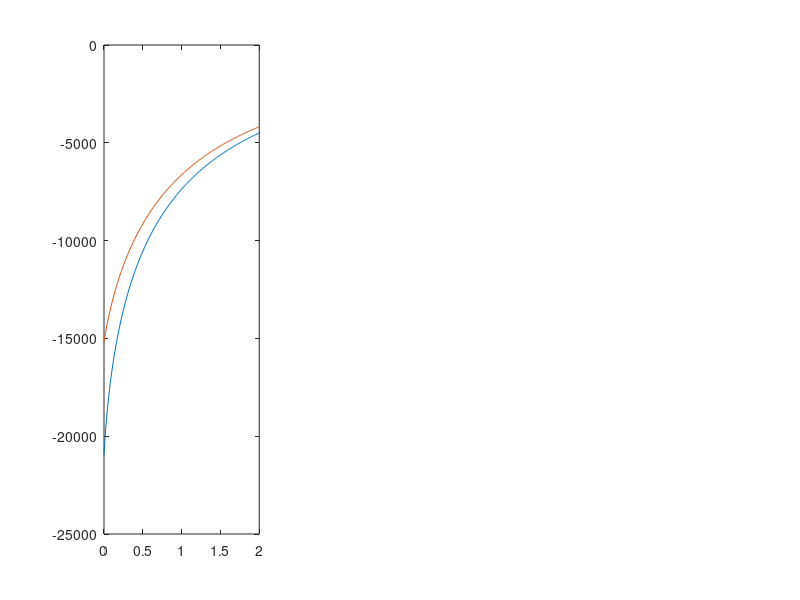

This chart was generated by the following MATLAB code: (Note: this script raises an error after producing the figure.)
%% Set parameters
clc
clear 
lambda = 0.05;
gamma = 2.5;

rho = 0.018;
r = 0.01;

% grids
Na = 200;
amin=0.0;
amax=2.0;
agrid = linspace(amin,amax,Na)';
Da = agrid(2)-agrid(1);

w =0.01;
z = [1 3];
ygrid = w*z;
Ny=length(ygrid);

% create matrices for the states to make some stuff easier
aa = agrid * ones(1,Ny);
yy = ones(Na,1)*ygrid;

% set the utility functions and it's derivative
util = @(c,gamma) c.^(1-gamma)/(1-gamma);
uprime = @(c,gamma) c.^(-gamma);
uprimeinv = @(dV,gamma) dV.^(-1/gamma);
bc = @(c,y,a) y - c + r*a ;


% numerical parameters
maxit = 15;
crit = 10^(-4);
Delta = 1000;

% preallocate some variables
dVf = zeros(Na,Ny);
dVb = zeros(Na,Ny);
dV0 = zeros(Na,Ny);
cf = zeros(Na,Ny);
cb = zeros(Na,Ny);
c0 = zeros(Na,Ny);
adotf = zeros(Na,Ny);
adotb = zeros(Na,Ny);
If = false(Na,Ny);
Ib = false(Na,Ny);
I0 = false(Na,Ny);

% initial guess (present value of staying put forever)
V0 =util(r.*aa + yy,gamma)/rho;
Vnew = V0;

%%
for n=1:maxit
    %disp(sprintf('Starting iteration %d',n))
    V = Vnew;
    for iy=1:Ny
        dVf(1:Na-1,iy) = (V(2:Na,iy) - V(1:Na-1,iy))/Da;
        dVb(2:Na,iy) = (V(2:Na,iy) - V(1:Na-1,iy))/Da;
        
        % End point corrections, only the first is important
        dVb(1,iy) = uprime(ygrid(iy) + r*amin,gamma);
        dVf(Na,iy) = uprime(ygrid(iy) + r*amax,gamma); 

        cf(:,iy) = uprimeinv(dVf(:,iy),gamma) ;
        cb(:,iy) = uprimeinv(dVb(:,iy),gamma) ;
        adotf(:,iy) = bc(cf(:,iy),ygrid(iy),agrid);
        adotb(:,iy) = bc(cb(:,iy),ygrid(iy),agrid);
        
        c0(:,iy) = ygrid(iy) + r*agrid;
        dV0(:,iy) = uprime(c0(:,iy),gamma);
        
        If(:,iy) = adotf(:,iy)>0; %10^(-6);
        Ib(:,iy) = adotb(:,iy)<0; %-10^(-6);
        % I0(:,iy) = 1 - If(:,iy) - Ib(:,iy); (Using this line you instead
        % of the line outside the loop can lead to imaginary numbers, no
        % idea why...
    end
    I0 = (1-If-Ib);
    
   
    dVupwind = (dVf.*If + dVb.*Ib + dV0.*I0);
    c = uprimeinv(dVupwind,gamma);
    adot = bc(c,yy,aa);
    u = util(c,gamma);
    
    % Construct the A matrixIb
    Xvec = - Ib.*adotb/Da;
    Yvec = Ib.*adotb/Da - If.*adotf/Da - lambda;
    Zvec = If.*adotf/Da;
    
    
    A1block = spdiags(Yvec(:,1),0,Na,Na) + spdiags(Xvec(2:Na,1),-1,Na,Na) + spdiags([0;Zvec(1:Na-1,1)],1,Na,Na);
    A2block = spdiags(Yvec(:,2),0,Na,Na) + spdiags(Xvec(2:Na,2),-1,Na,Na) + spdiags([0;Zvec(1:Na-1,2)],1,Na,Na);
    lambdablock = lambda*speye(Na,Na);
    A = [A1block,lambdablock; lambdablock, A2block];
    
    B = (rho + 1/Delta)*speye(2*Na) - A;
    
    ustack = [u(:,1); u(:,2)];
    Vstack = [V(:,1); V(:,2)];
    
    b = ustack + Vstack/Delta;
    Vstack = B\b ;
    Vnew = [Vstack(1:Na), Vstack(Na+1:2*Na)];
    
    diff = max(max(abs(Vnew - V)));
    if diff<crit
        fprintf('Value function converged on iteration %d, distance %f \n',n,diff);
        diff
        break
    end
end
V=Vnew;

It = If + Ib;



%% Distribution
AT= A';
tempvec = zeros(Na*2,1);

% Need to hack one value so that it's not singular
ihack = 1;
tempvec(ihack) = 0.1;
row = zeros(1,Na*2);
row(ihack) = 1;
AT(ihack,:) = row;

gstack = AT\tempvec;
gmass = ones(1,2*Na)*gstack*Da;
gstack = gstack/gmass;

g = [gstack(1:Na), gstack(Na+1:2*Na)];
%% Next lets plot the results

figure(1)
subplot(1,3,1)
plot(agrid,V)
legend('Low Income','High Income','Location','SE')
title("Value function")

subplot(1,3,2)
plot(agrid,adot)
title("Savings adot")
hold on
plot(agrid,zeros(Na),'k')
hold off

subplot(1,3,3)
area(agrid,g)
title("Conditional Distribution")

% 
% subplot(2,2,4)
% bar(agrid,sum(g,2))
% title("Wealth Distribution")
fig.PaperPositionMode = 'auto';
print("tabfig/benchmarksol",'-depsc2','-r0')



    
    
    
